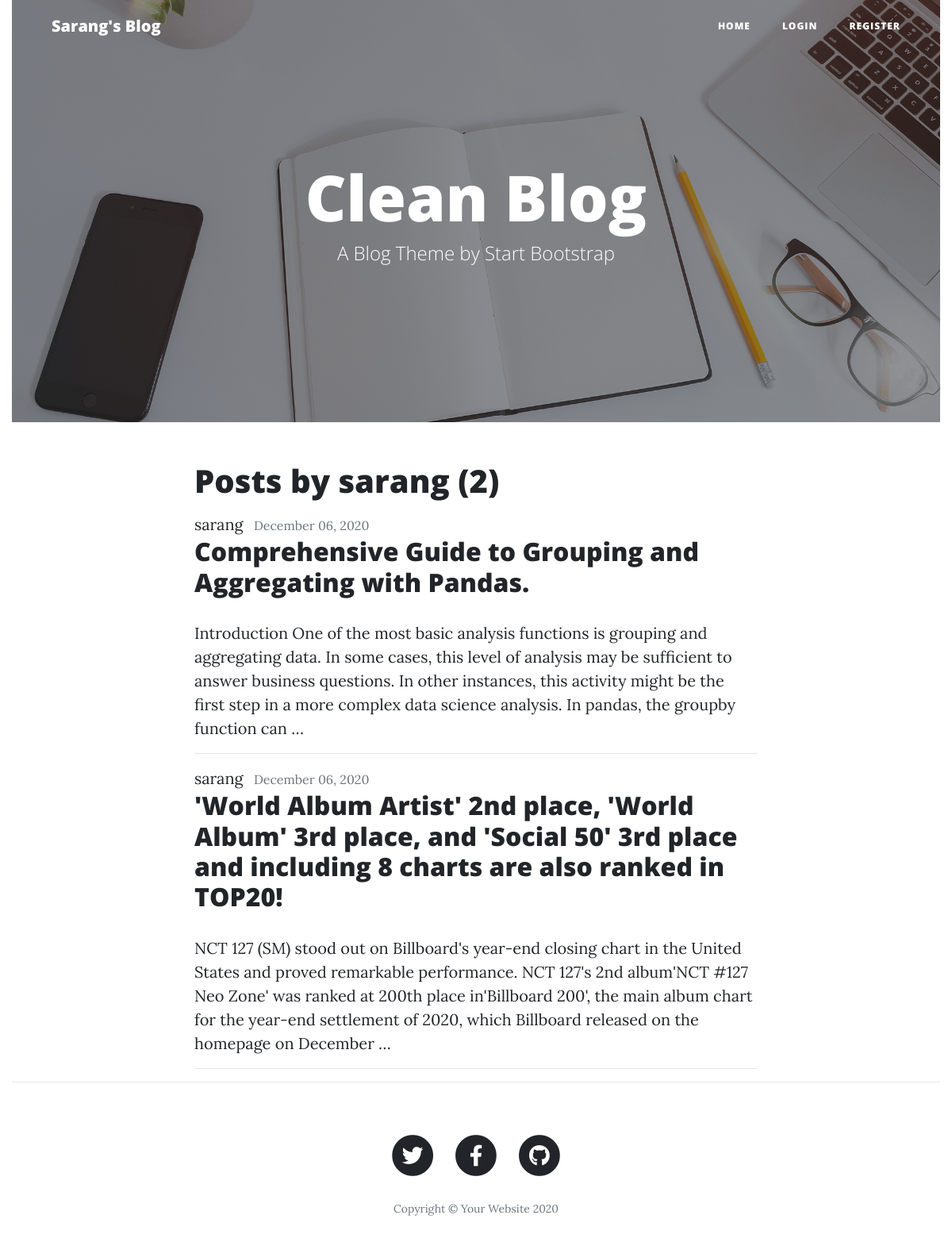
The page /user/sarang on the database its author committed.
### blogh/models.py (models this page shows, shortened)
class Post(models.Model):
    title = models.CharField(max_length=200)
    content = models.TextField(null=True, blank=True)
    date_posted = models.DateTimeField(default=timezone.now)
    author = models.ForeignKey(User, on_delete=models.CASCADE)
    class Meta:
        ordering = ['date_posted']

### blogh/views.py (the view)
# urls.py: path('user/<str:username>', UserPostListView.as_view(), name='user-posts'),
class UserPostListView(ListView):
    model = Post
    template_name = 'blogh/user_posts.html'
    context_object_name = 'posts'
    paginate_by = 2
    def get_queryset(self):
        user = get_object_or_404(User, username=self.kwargs.get('username'))
        return Post.objects.filter(author=user).order_by('-date_posted')

### blogh/templates/blogh/user_posts.html (shortened to what this page needs)
{% extends 'base.html' %}
{% load static %}
{% block content %}
  <header class="masthead" style="background-image: url({% static 'img/home-bg.jpg' %})">
    <div class="overlay"></div>
    <div class="container">
      <div class="row">
        <div class="col-lg-8 col-md-10 mx-auto">
          <div class="site-heading">
            <h1>Clean Blog</h1>
            <span class="subheading">A Blog Theme by Start Bootstrap</span>
          </div>
        </div>
      </div>
    </div>
  </header>
  <div class="container">
    <div class="col-lg-8 col-md-10 mx-auto">
        <h1 class="mb-3">Posts by {{ view.kwargs.username }} ({{ page_obj.paginator.count }})</h1>
        {% for post in posts %}
            <div class="media-body">
              <div class="article-metadata">
                <a class="mr-2" href="{% url 'user-posts' post.author.username %}">{{ post.author }}</a>
                <small class="text-muted">{{ post.date_posted|date:"F d, Y" }}</small>
              <h2><a class="article-title" href="{% url 'post-detail' post.id %}">{{ post.title }}</a></h2>
              <p class="card-text">{{ post.content|safe|truncatewords:"50" }}</p>
            </div>
            <hr>
            </div>
        {% endfor %}
    </div>
  </div>
  <hr>
  {% endblock %}

### rows shown on the page
Post: author "sarang", date_posted "December 06, 2020", title "Comprehensive Guide to Grouping and Aggregating with Pandas.", content "Introduction One of the most basic analysis functions is grouping and aggregating data. In some cases, this level of analysis may be sufficient to answer business questions. In other instances, this activity might be the first step in a more complex data science analysis. In pandas, the groupby function can …"
Post: author "sarang", date_posted "December 06, 2020", title "'World Album Artist' 2nd place, 'World Album' 3rd place, and 'Social 50' 3rd place and including 8 charts are also ranked in TOP20!", content "NCT 127 (SM) stood out on Billboard's year-end closing chart in the United States and proved remarkable performance. NCT 127's 2nd album'NCT #127 Neo Zone' was ranked at 200th place in'Billboard 200', the main album chart for the year-end settlement of 2020, which Billboard released on the homepage on December …"

### other values the page prints
{{ view.kwargs.username }} "sarang"
{{ page_obj.paginator.count }} "2"
